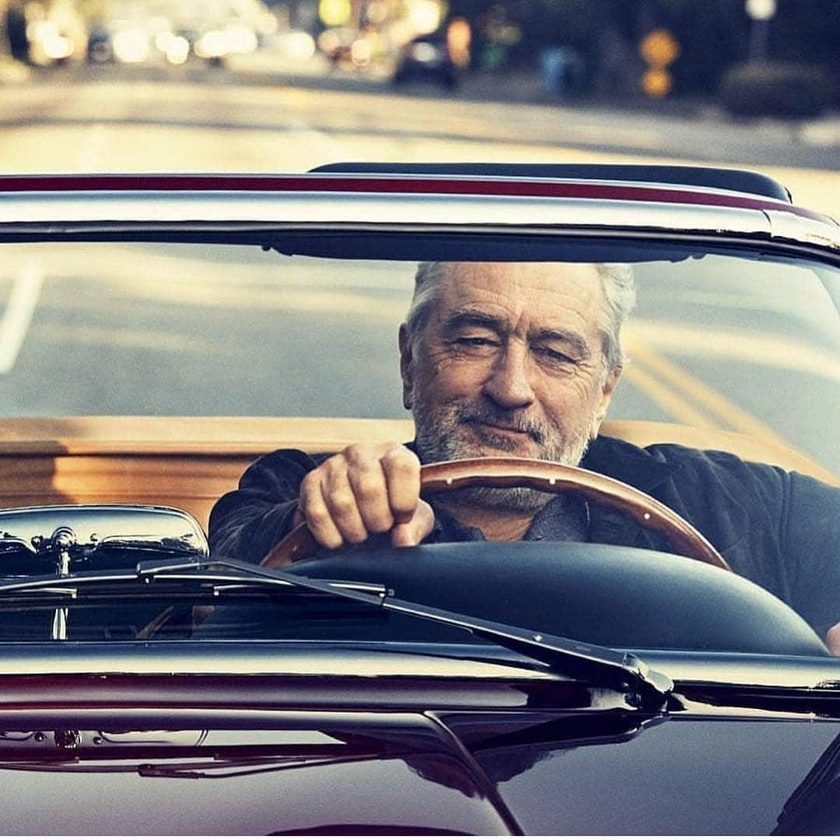
#> input picture Python/HW1/Q1. Grayscale/pic1.jpg, 840 x 840 px, shrunk from 1080 x 1080 before the run
$ python to_gray.py
#> lines starting #> are read from the running program, lines starting #| are printed output that depends on the picture
import cv2
import numpy as np

img = cv2.imread("pic1.jpg")
#> img is the input picture: shape (840, 840, 3); mean B, G, R 127.9, 126.2, 128.9
h, w, c = img.shape
#> h = 840; w = 840; c = 3
b, g, r = cv2.split(img)
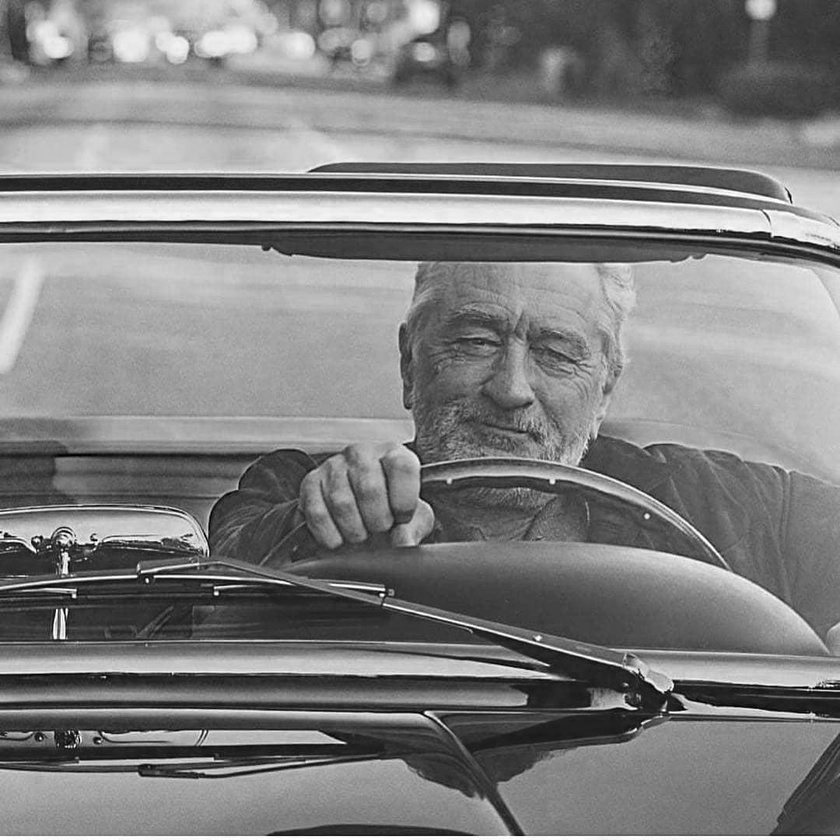
#> b: shape (840, 840); min 0, max 255, mean 127.9
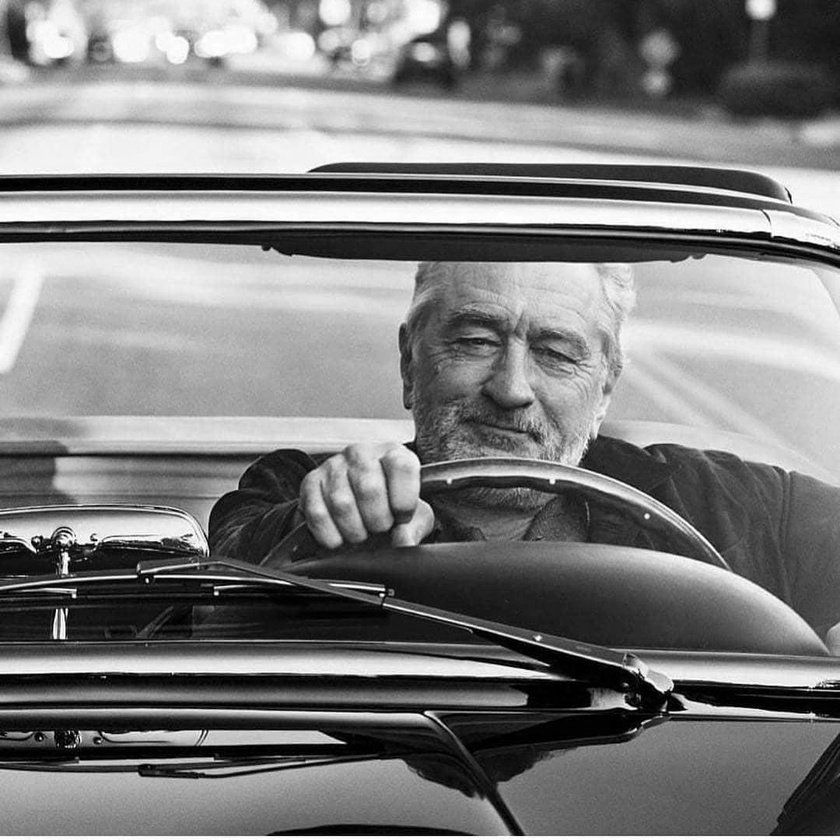
#> g: shape (840, 840); min 0, max 255, mean 126.2
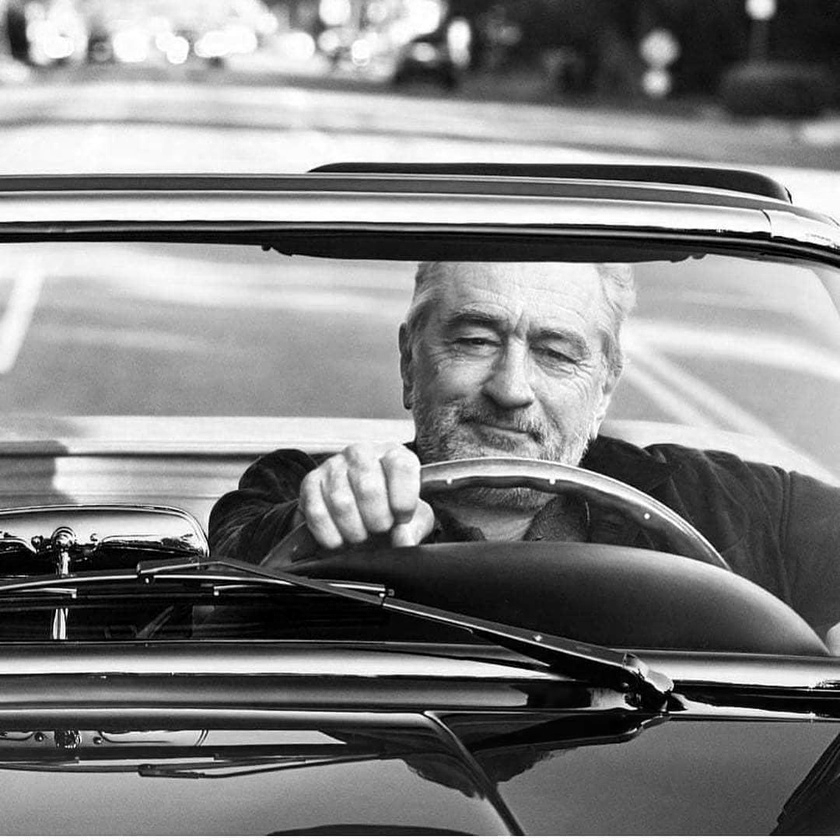
#> r: shape (840, 840); min 0, max 255, mean 128.9

gray = np.asarray([[(b[x][y] * 0.114 + g[x][y] * 0.587 + r[x][y] * 0.299)
                    for y in range(h)] for x in range(w)])

cv2.imwrite("gray.jpg", gray)
